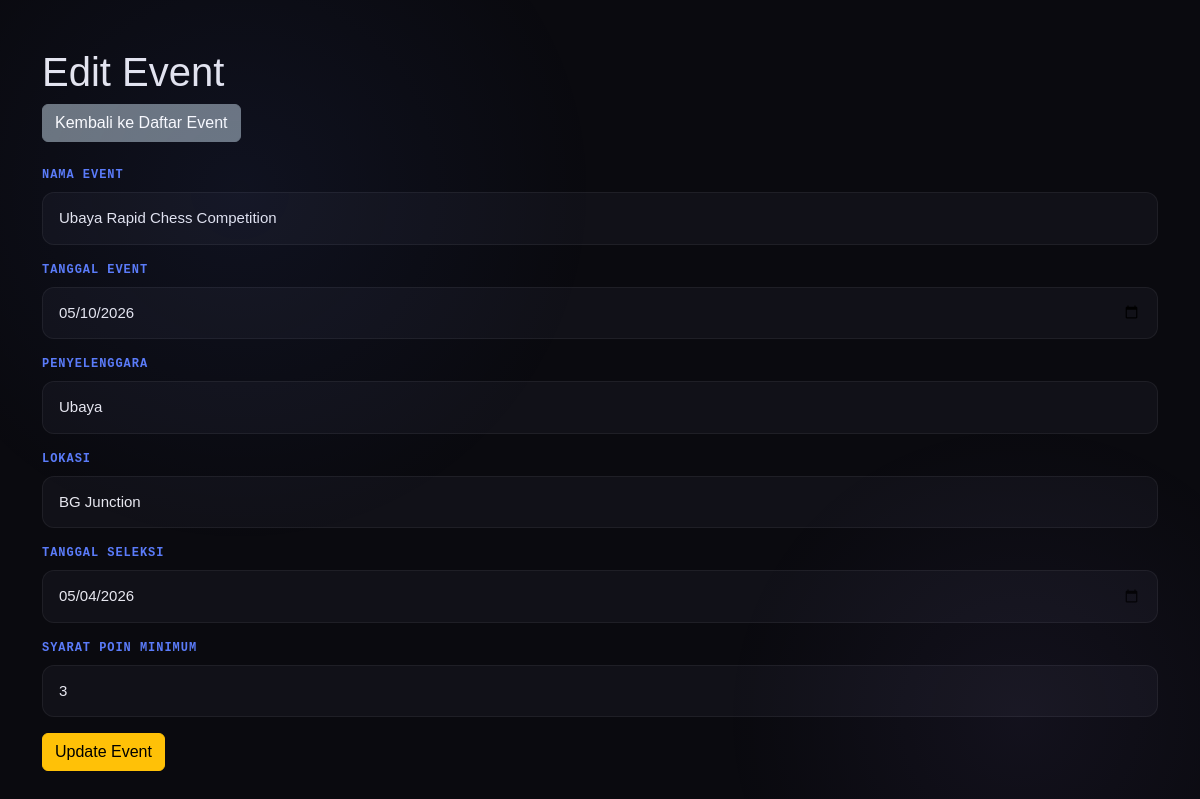
Page /edit_event.php?id=1 (signed in) on the committed database.
### tables this page shows
CREATE TABLE `event` (
  `id_event` int(11) NOT NULL,
  `nama_event` varchar(200) NOT NULL,
  `tanggal_event` date NOT NULL,
  `lokasi` varchar(200) NOT NULL,
  `penyelenggara` varchar(100) NOT NULL,
  `tanggal_seleksi` date NOT NULL,
  `syarat_poin` int(11) NOT NULL
);

### edit_event.php (the view, shortened to what this page needs)
<?php
include 'koneksi.php';
$id_event = $_GET['id'] ?? 0;
$stmt = $conn->prepare("SELECT * FROM event WHERE id_event=?");
$stmt->bind_param("i", $id_event);
$stmt->execute();
$result = $stmt->get_result();
$row = $result->fetch_assoc();
?>
<!DOCTYPE html>
<html lang="id">
<head>
    <link href="https://cdn.jsdelivr.net/npm/bootstrap@5.3.0/dist/css/bootstrap.min.css" rel="stylesheet">
    <link rel="stylesheet" href="style.css">
</head>
<body>
    <div class="container mt-5">
        <h1>Edit Event</h1>
        <nav class="mb-4">
            <a href="seleksi.php" class="btn btn-secondary">Kembali ke Daftar Event</a>
        </nav>
        <form method="POST">
            <div class="mb-3">
                <label class="form-label">Nama Event</label>
                <input type="text" class="form-control" name="nama_event" value="<?php echo htmlspecialchars($row['nama_event']); ?>" required>
            </div>
            <div class="mb-3">
                <label class="form-label">Tanggal Event</label>
                <input type="date" class="form-control" name="tanggal_event" value="<?php echo $row['tanggal_event']; ?>" required>
            </div>
            <div class="mb-3">
                <label class="form-label">Penyelenggara</label>
                <input type="text" class="form-control" name="penyelenggara" value="<?php echo htmlspecialchars($row['penyelenggara']); ?>" required>
            </div>
            <div class="mb-3">
                <label class="form-label">Lokasi</label>
                <input type="text" class="form-control" name="lokasi" value="<?php echo htmlspecialchars($row['lokasi']); ?>" required>
            </div>
            <div class="mb-3">
                <label class="form-label">Tanggal Seleksi</label>
                <input type="date" class="form-control" name="tanggal_seleksi" value="<?php echo $row['tanggal_seleksi']; ?>" required>
            </div>
            <div class="mb-3">
                <label class="form-label">Syarat Poin Minimum</label>
                <input type="number" class="form-control" name="syarat_poin" min="0" value="<?php echo intval($row['syarat_poin']); ?>" required>
            </div>
            <button type="submit" class="btn btn-warning">Update Event</button>
        </form>
    </div>
</body>
</html>

### style.css (style rules this page uses)
:root { --bg: #0a0a0f; --surface: #111118; --card-bg: #16161f; --border: rgba(255,255,255,0.06); --accent: #5b7cfa; --accent2: #a78bfa; --accent3: #34d399; --text: #e8e8f0; --muted: #6b6b80; --danger: #f87171; --warning: #fbbf24; }
* { margin: 0; padding: 0; box-sizing: border-box; }
body { background: var(--bg); color: var(--text); font-family: 'Syne', sans-serif; min-height: 100vh; overflow-x: hidden; }
body::before { content: ''; position: fixed; top: -20%; left: -10%; width: 60vw; height: 60vw; background: radial-gradient(circle, rgba(91,124,250,0.07) 0%, transparent 70%); pointer-events: none; z-index: 0; }
body::after { content: ''; position: fixed; bottom: -20%; right: -10%; width: 50vw; height: 50vw; background: radial-gradient(circle, rgba(167,139,250,0.06) 0%, transparent 70%); pointer-events: none; z-index: 0; }
.form-label { font-family: 'Space Mono', monospace; font-size: 12px; font-weight: 700; color: var(--accent); text-transform: uppercase; letter-spacing: 0.08em; margin-bottom: 8px; display: block; }
.form-control, .form-select { background: var(--surface); border: 1px solid var(--border); border-radius: 12px; padding: 14px 16px; color: var(--text); font-size: 15px; transition: all 0.2s; }
.form-control::placeholder { color: var(--muted); }

### rows in the picture
event: nama_event "Ubaya Rapid Chess Competition", tanggal_event "05/10/2026", penyelenggara "Ubaya", lokasi "BG Junction", tanggal_seleksi "05/04/2026", syarat_poin "3"
